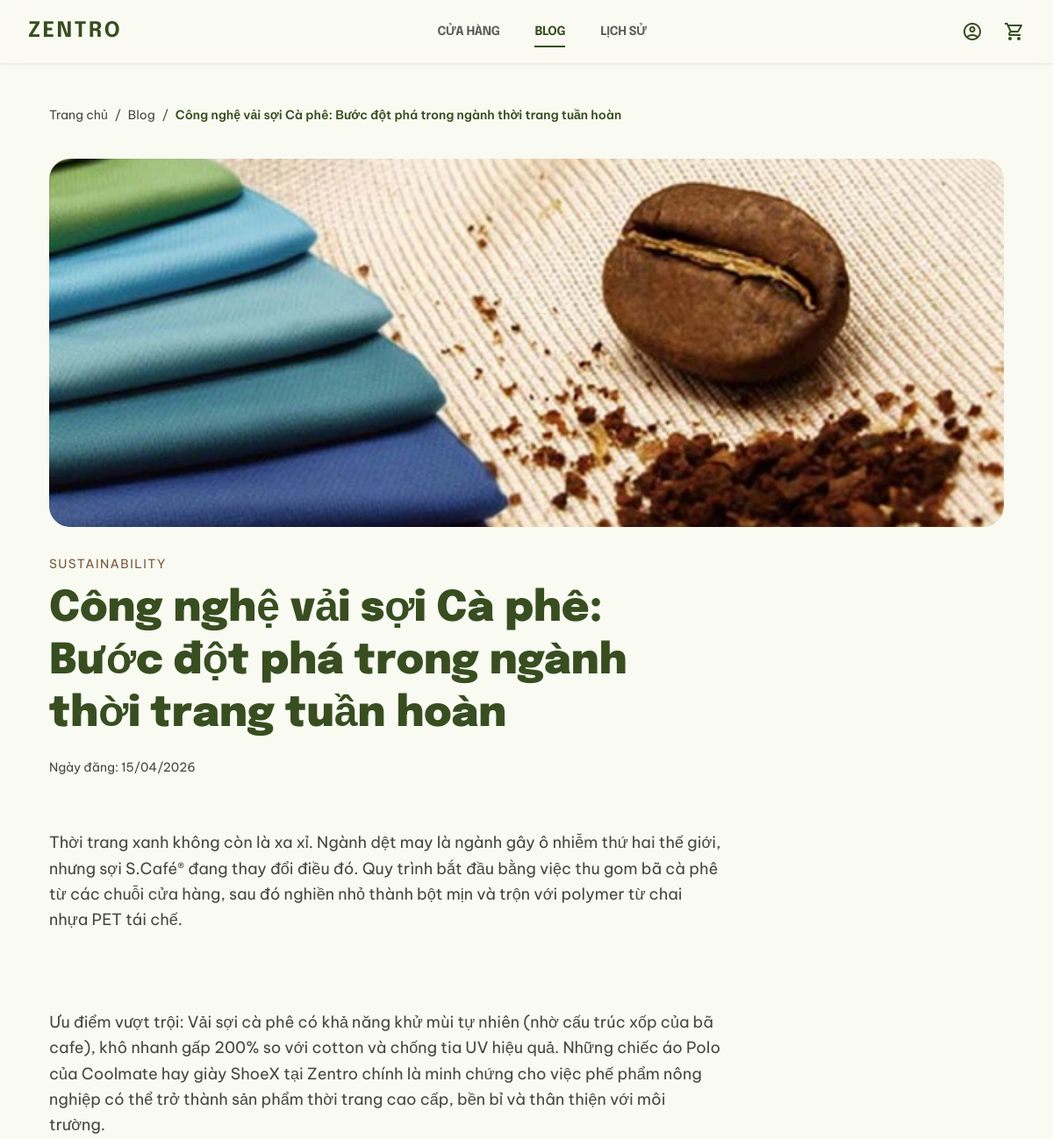
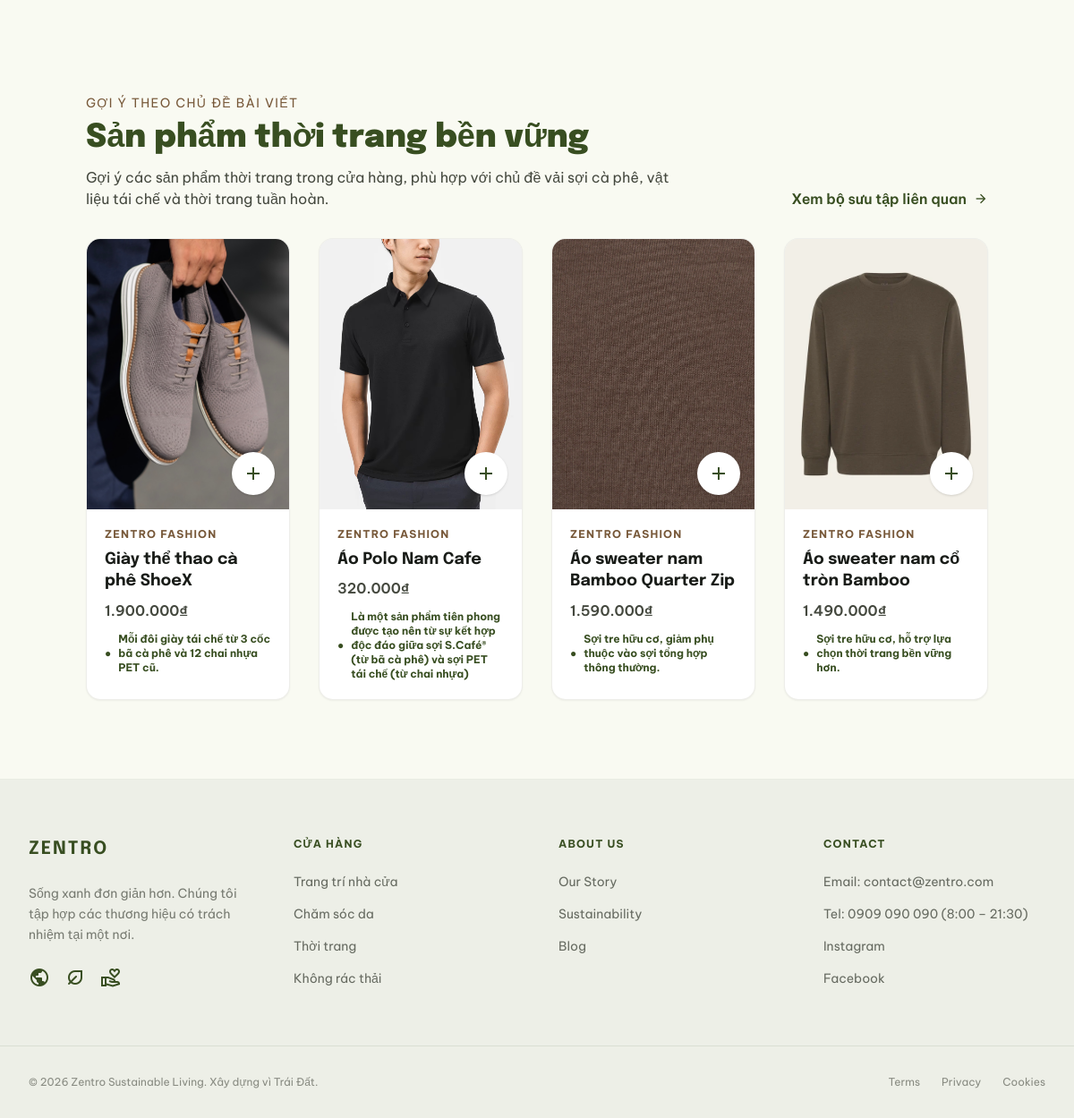
/index.php?url=blog/detail&id=BL002, run on the app's committed database (2 pictures, top to bottom).
### tables this page shows
CREATE TABLE `baiviet` (
  `MaBaiViet` varchar(20) NOT NULL,
  `TieuDe` varchar(255) NOT NULL,
  `NoiDung` text NOT NULL,
  `HinhAnhBia` varchar(255) DEFAULT NULL,
  `NgayDang` datetime DEFAULT NULL,
  `MaNguoiDung` varchar(20) DEFAULT NULL,
  `TrangThai` tinyint(1) NOT NULL DEFAULT 1
);

CREATE TABLE `sanpham` (
  `MaSanPham` varchar(20) NOT NULL,
  `TenSanPham` varchar(100) NOT NULL,
  `MaDanhMuc` varchar(20) DEFAULT NULL,
  `MaThuongHieu` varchar(20) DEFAULT NULL,
  `MaVatLieu` varchar(20) DEFAULT NULL,
  `MoTa` text DEFAULT NULL,
  `DiemXanh` int(11) DEFAULT 100,
  `TrangThai` tinyint(1) DEFAULT 1,
  `NguonGoc` varchar(255) DEFAULT NULL,
  `TacDongMoiTruong` text DEFAULT NULL,
  `CoTaiChe` tinyint(1) DEFAULT 0,
  `ThanThienMoiTruong` tinyint(1) DEFAULT 1
);

CREATE TABLE `danhmuc` (
  `MaDanhMuc` varchar(20) NOT NULL,
  `TenDanhMuc` varchar(100) NOT NULL,
  `HinhAnh` varchar(255) DEFAULT NULL,
  `TrangThai` tinyint(1) DEFAULT 1
);

### app/views/blog/detail.php (the view, shortened to what the rows shown need)
<?php include __DIR__ . '/../layouts/header.php'; ?>
<?php
$relatedTitle = $relatedTitle ?? 'Sản phẩm liên quan đến bài viết';
$relatedDescription = $relatedDescription ?? 'Các sản phẩm được chọn từ cửa hàng Zentro.';
$relatedCollectionUrl = $relatedCollectionUrl ?? '?url=product';
$products = $products ?? [];
?>
<main class="max-w-6xl mx-auto px-8 py-12">
    <nav class="flex items-center space-x-2 text-sm text-on-surface-variant mb-10">
        <a href="?url=" class="hover:text-primary">Trang chủ</a>
        <span>/</span>
        <a href="?url=blog" class="hover:text-primary">Blog</a>
        <span>/</span>
        <span class="text-primary font-semibold">
            <?= htmlspecialchars($blog['title'] ?? 'Bài viết') ?>
        </span>
    </nav>
    <article class="mb-16">
        <div class="rounded-3xl overflow-hidden mb-8 bg-surface-container">
            <img
                src="<?= htmlspecialchars($blog['image'] ?? '') ?>"
                alt="<?= htmlspecialchars($blog['title'] ?? 'Blog') ?>"
                class="w-full h-[420px] object-cover"
            >
        </div>
        <div class="max-w-3xl">
            <div class="text-sm uppercase tracking-widest text-secondary mb-3">
                <?= htmlspecialchars($blog['category'] ?? 'Sustainability') ?>
            </div>
            <h1 class="text-5xl font-black font-headline text-primary mb-5 leading-tight">
                <?= htmlspecialchars($blog['title'] ?? 'Bài viết') ?>
            </h1>
            <p class="text-sm text-on-surface-variant mb-8">
                Ngày đăng:
                <?= !empty($blog['created_at']) ? date('d/m/Y', strtotime($blog['created_at'])) : 'Đang cập nhật' ?>
            </p>
            <div class="text-lg text-on-surface-variant leading-relaxed whitespace-pre-line">
                <?= nl2br(htmlspecialchars($blog['content'] ?? '')) ?>
            </div>
        </div>
    </article>
    <section class="bg-surface-container-low rounded-3xl p-8 md:p-10">
        <div class="flex flex-col md:flex-row md:items-end md:justify-between gap-6 mb-8">
            <div>
                <span class="text-sm uppercase tracking-widest text-secondary">
                    Gợi ý theo chủ đề bài viết
                </span>
                <h2 class="text-3xl md:text-4xl font-black font-headline text-primary mt-2">
                    <?= htmlspecialchars($relatedTitle) ?>
                </h2>
                <p class="text-on-surface-variant mt-3 max-w-2xl">
                    <?= htmlspecialchars($relatedDescription) ?>
                </p>
            </div>
            <a href="<?= htmlspecialchars($relatedCollectionUrl) ?>"
                class="inline-flex items-center gap-2 font-semibold text-primary hover:underline underline-offset-4">
                Xem bộ sưu tập liên quan
                <span class="material-symbols-outlined text-base">arrow_forward</span>
            </a>
        </div>
        <?php if (empty($products)): ?>
            <div class="bg-white rounded-2xl border border-outline-variant/30 p-8 text-on-surface-variant">
                Hiện chưa có sản phẩm phù hợp cho bài viết này.
            </div>
        <?php else: ?>
            <div class="grid grid-cols-1 sm:grid-cols-2 lg:grid-cols-4 gap-8">
                <?php foreach ($products as $product): ?>
                    <?php
                    $productId = $product['MaSanPham'] ?? $product['id'] ?? '';
                    $variantId = $product['MaBienTheMacDinh'] ?? '';
                    $productName = $product['TenSanPham'] ?? $product['name'] ?? 'Sản phẩm';
                    $productImage = $product['image'] ?? '';
                    $productPrice = (float)($product['GiaTien'] ?? $product['price'] ?? 0);
                    $productCategory = $product['TenDanhMuc'] ?? $product['category_name'] ?? '';
                    $ecoTag = $product['eco_tag'] ?? $product['TacDongMoiTruong'] ?? 'Sản phẩm sống xanh';
                    $stock = (int)($product['TongTon'] ?? 0);
                    ?>
                    <div class="group bg-white rounded-2xl overflow-hidden border border-outline-variant/30 shadow-sm hover:shadow-md transition-shadow">
                        <div class="relative">
                            <a href="?url=product/detail&id=<?= urlencode($productId) ?>"
                                class="block aspect-[3/4] overflow-hidden bg-surface-container">
                                <?php if (!empty($productImage)): ?>
                                    <img
                                        src="<?= htmlspecialchars($productImage) ?>"
                                        alt="<?= htmlspecialchars($productName) ?>"
                                        class="w-full h-full object-cover group-hover:scale-105 transition duration-500"
                                    >
                                <?php else: ?>
                                    <div class="w-full h-full flex items-center justify-center text-on-surface-variant">
                                        No image
                                    </div>
                                <?php endif; ?>
                            </a>
                            <form method="POST" action="?url=cart/add" class="absolute bottom-4 right-4">
                                <button type="submit"
                                    <?= (empty($productId) || empty($variantId) || $stock <= 0) ? 'disabled' : '' ?>
                                    class="w-12 h-12 rounded-full bg-white shadow flex items-center justify-center text-primary hover:bg-primary hover:text-white transition disabled:opacity-50 disabled:cursor-not-allowed"
                                    title="Thêm vào giỏ">
                                    <span class="material-symbols-outlined">add</span>
                                </button>
                            </form>
                        </div>
                        <div class="p-5">
                            <?php if (!empty($productCategory)): ?>
                                <p class="text-xs tracking-widest uppercase font-bold text-secondary mb-2">
                                    <?= htmlspecialchars($productCategory) ?>
                                </p>
                            <?php endif; ?>
                            <a href="?url=product/detail&id=<?= urlencode($productId) ?>"
                                class="block text-lg font-bold font-headline hover:text-primary leading-snug">
                                <?= htmlspecialchars($productName) ?>
                            </a>
                            <p class="text-on-surface-variant mt-2 font-semibold">
                                <?= number_format($productPrice, 0, ',', '.') ?>₫
                            </p>
                            <p class="text-xs font-bold text-primary flex items-center gap-2 mt-3 line-clamp-2">
                                <span>●</span>
                                <?= htmlspecialchars($ecoTag) ?>
                            </p>
                        </div>
                    </div>
                <?php endforeach; ?>
            </div>
        <?php endif; ?>
    </section>
</main>
<?php include __DIR__ . '/../layouts/footer.php'; ?>

### data on the page
baiviet: TieuDe "Công nghệ vải sợi Cà phê: Bước đột phá trong ngành thời trang tuần hoàn", NgayDang "15/04/2026", NoiDung "Thời trang xanh không còn là xa xỉ. Ngành dệt may là ngành gây ô nhiễm thứ hai thế giới, nhưng sợi S.Café® đang thay đổi điều đó. Quy trình bắt đầu bằng việc thu gom bã cà phê từ các chuỗi cửa hàng, sau đó nghiền nhỏ thành bột mịn và trộn với polymer từ chai nhựa PET tái chế. Ưu điểm vượt trội: Vải sợi cà phê có khả năng khử mùi tự nhiên (nhờ cấu trúc xốp của bã cafe), khô nhanh gấp 200% so với cotton và chống tia UV hiệu quả. Những chiếc áo Polo của Coolmate hay giày ShoeX tại Zentro chính là minh chứng cho việc phế phẩm nông nghiệp có thể trở thành sản phẩm thời trang cao cấp, bền bỉ và thân thiện với môi trường."
sanpham: shows a picture, MaDanhMuc.TenDanhMuc "ZENTRO FASHION", TenSanPham "Giày thể thao cà phê ShoeX", productPrice "1.900.000", TacDongMoiTruong "Mỗi đôi giày tái chế từ 3 cốc bã cà phê và 12 chai nhựa PET cũ."
sanpham: shows a picture, MaDanhMuc.TenDanhMuc "ZENTRO FASHION", TenSanPham "Áo Polo Nam Cafe", productPrice "320.000", TacDongMoiTruong "Là một sản phẩm tiên phong được tạo nên từ sự kết hợp độc đáo giữa sợi S.Café® (từ bã cà phê) và sợi PET tái chế (từ chai nhựa)"
sanpham: shows a picture, MaDanhMuc.TenDanhMuc "ZENTRO FASHION", TenSanPham "Áo sweater nam Bamboo Quarter Zip", productPrice "1.590.000", TacDongMoiTruong "Sợi tre hữu cơ, giảm phụ thuộc vào sợi tổng hợp thông thường."
sanpham: shows a picture, MaDanhMuc.TenDanhMuc "ZENTRO FASHION", TenSanPham "Áo sweater nam cổ tròn Bamboo", productPrice "1.490.000", TacDongMoiTruong "Sợi tre hữu cơ, hỗ trợ lựa chọn thời trang bền vững hơn."

### other printed values
$item['label'] "CỬA HÀNG"
$item['label'] "BLOG"
$item['label'] "LỊCH SỬ"
$blog['category'] "SUSTAINABILITY"
$relatedTitle "Sản phẩm thời trang bền vững"
$relatedDescription "Gợi ý các sản phẩm thời trang trong cửa hàng, phù hợp với chủ đề vải sợi cà phê, vật liệu tái chế và thời trang tuần hoàn."
